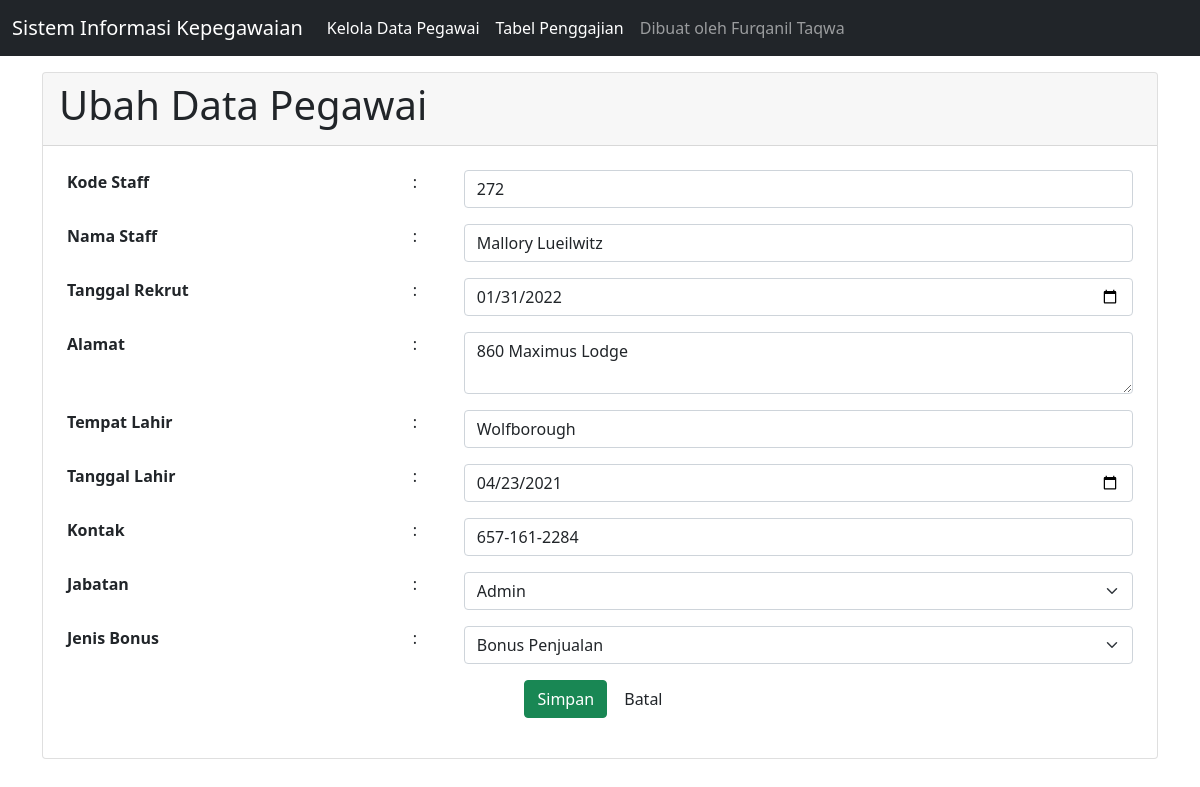
The page /?page=ubah&id=272 on the database its author committed.
### tables this page shows
CREATE TABLE `staff` (
  `kode_staff` varchar(10) NOT NULL,
  `nama_staff` varchar(25) NOT NULL,
  `tanggal_rekrut` date NOT NULL,
  `alamat` varchar(50) DEFAULT NULL,
  `tempat_lahir` varchar(25) NOT NULL,
  `tanggal_lahir` date NOT NULL,
  `kontak` varchar(13) DEFAULT NULL,
  `id_bonus` varchar(10) DEFAULT NULL,
  `id_jabatan` varchar(10) DEFAULT NULL
);

CREATE TABLE `jabatan` (
  `id_jabatan` varchar(10) NOT NULL,
  `jabatan` varchar(15) NOT NULL,
  `gaji_pokok` int(11) NOT NULL
);

CREATE TABLE `bonus` (
  `id_bonus` varchar(10) NOT NULL,
  `keterangan` varchar(50) NOT NULL,
  `total_bonus` int(11) NOT NULL
);

### pegawai.php (called while the page is built, shortened)
<?php
class pegawai implements crud {
    function get_pegawai($kode_staff){
        $db = new database();
        $mysqli = $db->connect();
        $sql = "SELECT * FROM ((staff
                        INNER JOIN jabatan ON staff.id_jabatan = jabatan.id_jabatan)
                        INNER JOIN bonus ON staff.id_bonus = bonus.id_bonus)
                 WHERE kode_staff='$kode_staff'";
        $result = $mysqli->query($sql);
        $data   = $result->fetch_assoc();
        return $data;
    }
}
?>

### edit.php (the view, shortened to what this page needs)
<div class="card-header">
	<h1>Ubah Data Pegawai</h1>
</div>
<?php
      $kode_staff = $_GET['id'];
      if (isset($kode_staff)) {
        require_once 'pegawai.php';
        $pegawai = new pegawai();
        $data = $pegawai->get_pegawai($kode_staff);
		$kode_staff		= $data['kode_staff'];
		$nama_staff		= $data['nama_staff'];
		$tanggal_r		= $data['tanggal_rekrut'];
		$tanggal_rekrut = date("Y-m-d", strtotime($tanggal_r));
		$alamat			= $data['alamat'];
		$tempat_lahir	= $data['tempat_lahir'];
		$tanggal_l 		= $data['tanggal_lahir'];
		$tanggal_lahir	= date("Y-m-d", strtotime($tanggal_l));
		$kontak			= $data['kontak'];
		$id_bonus		= $data['id_bonus'];
		$keterangan		= $data['keterangan'];
		$id_jabatan		= $data['id_jabatan'];
		$jabatan		= $data['jabatan'];
      }
      ?>
<div class="card-body">
	<form action="proses-update.php" method="POST">
		<table class="table table-borderless">
			<tr>
				<td><label class="form-label"><strong>Kode Staff</strong></label></td>
				<td>:</td>
				<td><input name="kode_staff" type="text" value="<?php echo $kode_staff ; ?>" class="form-control" maxlength="10" required></td>
			</tr>
			<tr>
				<td><label class="form-label"><strong>Nama Staff</strong></label></td>
				<td>:</td>
				<td><input name="nama_staff" type="text" value="<?php echo $nama_staff ; ?>" class="form-control" maxlength="25" required></td>
			</tr>
			<tr>
				<td><label class="form-label"><strong>Tanggal Rekrut</strong></label></td>
				<td>:</td>
				<td><input name="tanggal_rekrut" type="date" value="<?php echo $tanggal_rekrut ; ?>" class="form-control" required></td>
			</tr>
			<tr>
				<td><label class="form-label"><strong>Alamat</strong></label></td>
				<td>:</td>
				<td><textarea name="alamat" class="form-control" maxlength="50" required><?php echo $alamat ; ?></textarea></td>
			</tr>
			<tr>
				<td><label class="form-label"><strong>Tempat Lahir</strong></label></td>
				<td>:</td>
				<td><input name="tempat_lahir" type="text" value="<?php echo $tempat_lahir ; ?>" class="form-control" maxlength="25" required></td>
			</tr>
			<tr>
				<td><label class="form-label"><strong>Tanggal Lahir</strong></label></td>
				<td>:</td>
				<td><input name="tanggal_lahir" type="date" value="<?php echo $tanggal_lahir ; ?>" class="form-control" required></td>
			</tr>
			<tr>
				<td><label class="form-label"><strong>Kontak</strong></label></td>
				<td>:</td>
				<td><input name="kontak" type="tel" value="<?php echo $kontak ; ?>"class="form-control" maxlength="13" required></td>
			</tr>
			<tr>
				<td><label class="form-label"><strong>Jabatan</strong></label></td>
				<td>:</td>
				<td>
					<select name="id_jabatan" class="form-select" aria-label="Default select example">
					  <option value="<?php echo $id_jabatan ; ?>" selected><?php echo $jabatan ; ?></option>
					</select>
				</td>
			</tr>
			<tr>
				<td><label class="form-label"><strong>Jenis Bonus</strong></label></td>
				<td>:</td>
				<td>
					<select name="id_bonus" class="form-select" aria-label="Default select example">
					  <option value="<?php echo $id_bonus ; ?>" selected><?php echo $keterangan ; ?></option>
					</select>
				</td>
			</tr>
			<tr class='text-center'>
				<td colspan="3">
					<input type="submit" id="submit" onclick="return confirm('Anda yakin ingin menyimpan data ini?');"class="btn btn-success btn-submit" name="simpan" value="Simpan">
  					<a href="index.php?page=detail&id=<?php echo $kode_staff ?>" onclick="return confirm('Anda yakin ingin membatalkan perubahan?');" class="btn btn-default btn-reset">Batal</a>
  				</td>
			</tr>
		</table>
  </form>
</div>

### rows shown on the page
staff: kode_staff "272", nama_staff "Mallory Lueilwitz", tanggal_rekrut "01/31/2022", alamat "860 Maximus Lodge", tempat_lahir "Wolfborough", tanggal_lahir "04/23/2021", kontak "657-161-2284", id_jabatan "Admin", id_bonus "Bonus Penjualan"
